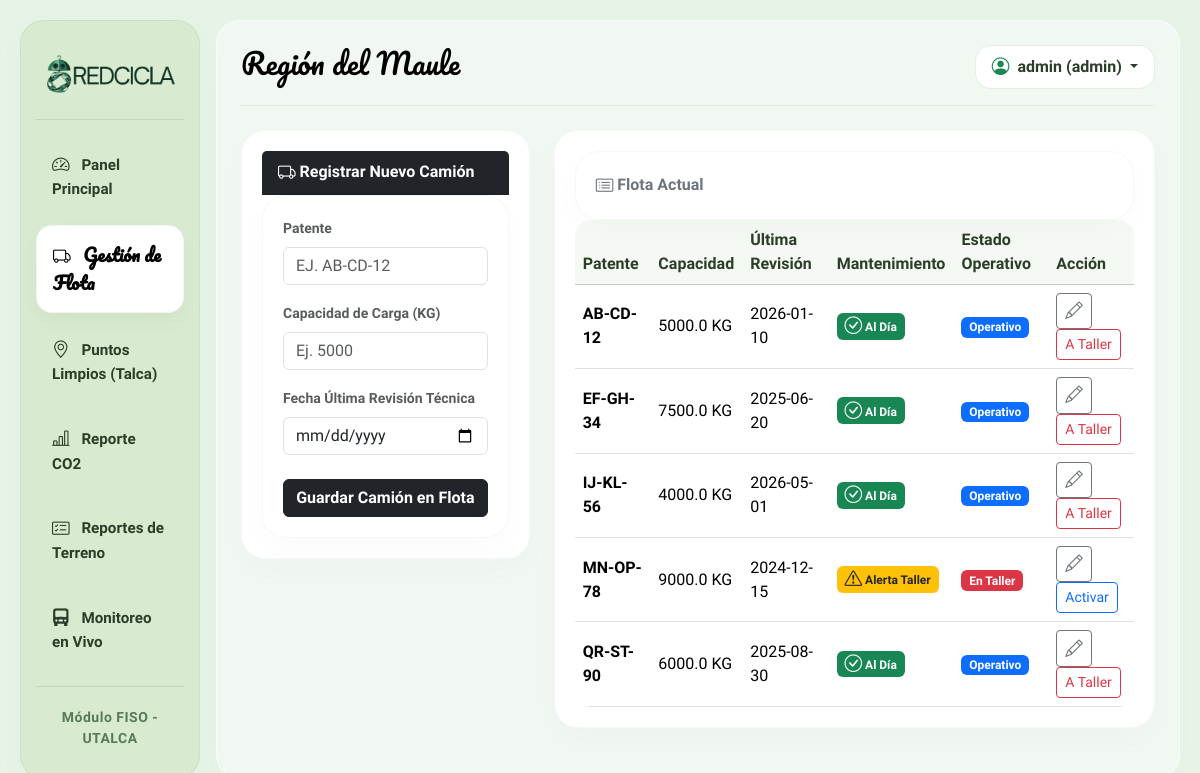
Before: /flota (signed in) with the older database file.
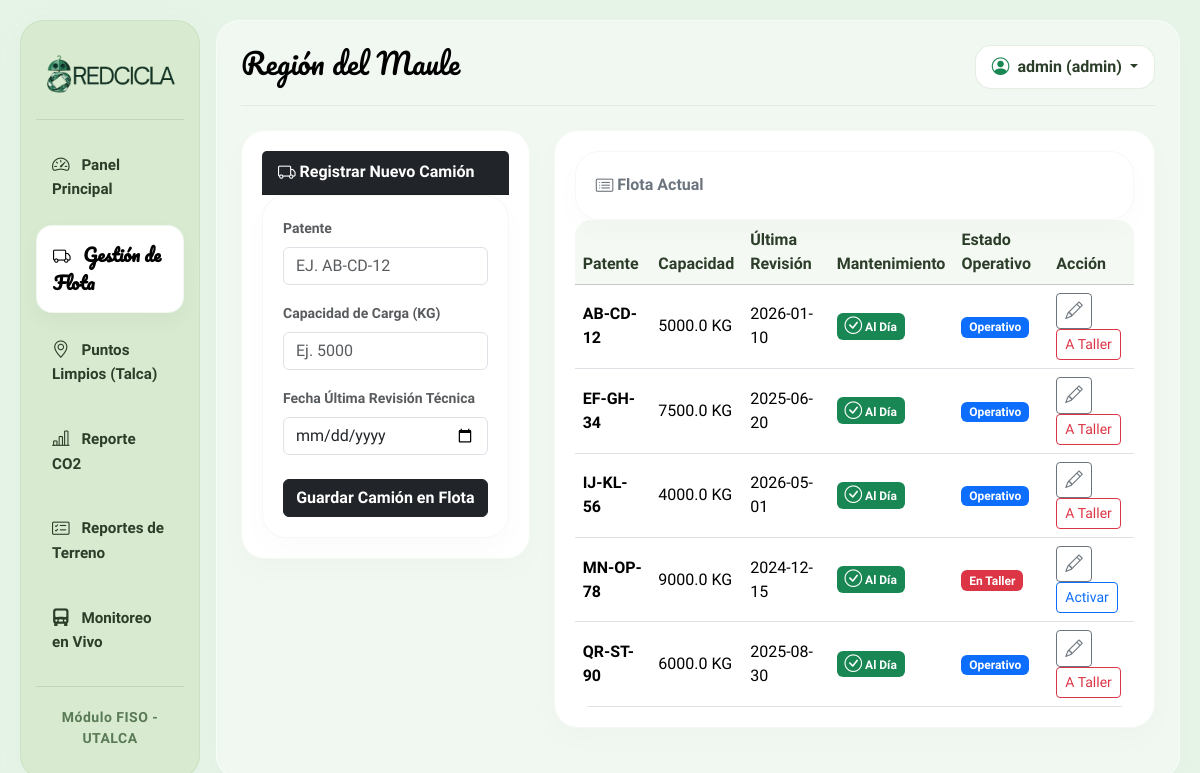
After: the same page with the newer database file.
### tables this page shows
CREATE TABLE camiones (
        id INTEGER PRIMARY KEY AUTOINCREMENT, patente TEXT UNIQUE NOT NULL, capacidad_carga REAL,
        ultima_revision TEXT, estado INTEGER DEFAULT 1, alerta INTEGER DEFAULT 0);

### main.py (the view)
@app.route('/flota')
def gestion_flota():
    if 'usuario_nombre' not in session:
        return redirect(url_for('login'))
    conexion = sqlite3.connect(DB_PATH)
    cursor = conexion.cursor()
    cursor.execute("SELECT id, ultima_revision FROM camiones")
    camiones_revision = cursor.fetchall()
    hoy = datetime.now()
    for camion in camiones_revision:
        id_camion = camion[0]
        fecha_rev_str = camion[1]
        try:
            fecha_rev = datetime.strptime(fecha_rev_str, "%Y-%m-%d")
            dias_pasados = (hoy - fecha_rev).days
            nueva_alerta = 1 if dias_pasados >= 365 else 0
            cursor.execute("UPDATE camiones SET alerta = ? WHERE id = ?", (nueva_alerta, id_camion))
        except Exception as e:
            pass # Por si un camión tiene la fecha en blanco o mal escrita
    conexion.commit()
    cursor.execute("SELECT id, patente, capacidad_carga, ultima_revision, estado, alerta FROM camiones ORDER BY patente")
    lista_camiones = cursor.fetchall()
    conexion.close()
    return render_template('flota.html', camiones=lista_camiones)

### templates/flota.html (shortened to what this page needs)
{% extends 'base.html' %}
{% block content %}
<div class="row">
    <div class="col-md-4">
        <div class="card border-0 shadow-sm">
            <div class="card-header bg-dark text-white fw-bold">
                <i class="bi bi-truck"></i> Registrar Nuevo Camión
            </div>
            <div class="card-body bg-white">
                <form action="/flota/crear" method="POST">
                    <div class="mb-3">
                        <label class="form-label small text-muted fw-bold">Patente</label>
                        <input type="text" name="patente" class="form-control" required placeholder="Ej. AB-CD-12" style="text-transform: uppercase;">
                    </div>
                    <div class="mb-3">
                        <label class="form-label small text-muted fw-bold">Capacidad de Carga (KG)</label>
                        <input type="number" step="0.1" name="capacidad" class="form-control" required placeholder="Ej. 5000">
                    </div>
                    <div class="mb-4">
                        <label class="form-label small text-muted fw-bold">Fecha Última Revisión Técnica</label>
                        <input type="date" name="revision" class="form-control" required>
                    </div>
                    <button type="submit" class="btn btn-dark w-100 fw-bold">Guardar Camión en Flota</button>
                </form>
            </div>
        </div>
    </div>
    <div class="col-md-8">
        <div class="card border-0 shadow-sm">
            <div class="card-header bg-white fw-bold text-secondary">
                <i class="bi bi-card-list"></i> Flota Actual
            </div>
            <div class="table-responsive">
                <table class="table table-hover align-middle mb-0">
                    <thead class="table-light">
                        <tr>
                            <th>Patente</th>
                            <th>Capacidad</th>
                            <th>Última Revisión</th>
                            <th>Mantenimiento</th>
                            <th>Estado Operativo</th>
                            <th>Acción</th>
                        </tr>
                    </thead>
                    <tbody>
                        {% for c in camiones %}
                        <tr>
                            <td class="fw-bold">{{ c[1] }}</td>
                            <td>{{ c[2] }} KG</td>
                            <td>{{ c[3] }}</td>
                            <td>
                                {% if c[5] == 1 %}
                                    <span class="badge bg-warning text-dark"><i class="bi bi-exclamation-triangle"></i> Alerta Taller</span>
                                {% else %}
                                    <span class="badge bg-success"><i class="bi bi-check-circle"></i> Al Día</span>
                                {% endif %}
                            </td>
                            <td>
                                {% if c[4] == 1 %}
                                    <span class="badge bg-primary">Operativo</span>
                                {% else %}
                                    <span class="badge bg-danger">En Taller</span>
                                {% endif %}
                            </td>
                            <td>
                                <button type="button" class="btn btn-sm btn-outline-secondary me-1" data-bs-toggle="modal" data-bs-target="#modalEditarCamion{{ c[0] }}" title="Editar datos">
                                    <i class="bi bi-pencil"></i>
                                </button>
                                <form action="/flota/estado/{{ c[0] }}" method="POST" style="display:inline;">
                                    {% if c[4] == 1 %}
                                        <button type="submit" class="btn btn-sm btn-outline-danger" title="Mandar a Taller">A Taller</button>
                                    {% else %}
                                        <button type="submit" class="btn btn-sm btn-outline-primary" title="Poner Operativo">Activar</button>
                                    {% endif %}
                                </form>
                                </td>
                        </tr>
                        {% endfor %}
                    </tbody>
                </table>
            </div>
        </div>
    </div>
</div>
{% endblock %}

### templates/base.html (shortened to what this page needs)
<!DOCTYPE html>
<html lang="es">
<head>
    <link href="https://cdn.jsdelivr.net/npm/bootstrap@5.3.2/dist/css/bootstrap.min.css" rel="stylesheet">
    <link rel="stylesheet" href="https://cdn.jsdelivr.net/npm/bootstrap-icons@1.11.1/font/bootstrap-icons.css">
</head>
<body>
    <div class="container-fluid main-wrapper">
        <div class="row g-3">
            <div class="col-md-3 col-lg-2">
                <div class="sidebar d-flex flex-column h-100">
                    <div class="text-center my-2">
                        <img src="{{ url_for('static', filename='images/LOGO_TEXTO_BESIDE.png') }}"
                             alt="Logo RedCicla"
                             class="img-fluid px-2"
                             style="max-height: 52px; object-fit: contain;">
                    </div>
                    <hr style="opacity: 0.1; background-color: var(--color-primary-green);">
                    <ul class="nav nav-pills flex-column mb-auto gap-2">
                        <li>
                            <a href="/" class="nav-link p-3 {% if request.path == '/' %}nav-active{% endif %}">
                                <i class="bi bi-speedometer2 me-2"></i> Panel Principal
                            </a>
                        </li>
                        <li>
                            <a href="/flota" class="nav-link p-3 {% if request.path == '/flota' %}nav-active{% endif %}">
                                <i class="bi bi-truck me-2"></i> Gestión de Flota
                            </a>
                        </li>
                        <li>
                            <a href="/puntos" class="nav-link p-3 {% if request.path == '/puntos' %}nav-active{% endif %}">
                                <i class="bi bi-geo-alt me-2"></i> Puntos Limpios (Talca)
                            </a>
                        </li>
                        <li>
                            <a href="/reporte-co2" class="nav-link p-3 {% if request.path == '/reporte-co2' %}nav-active{% endif %}">
                                <i class="bi bi-bar-chart-line me-2"></i> Reporte CO2
                            </a>
                        </li>
                        <li>
                            <a href="{{ url_for('reportes_terreno') }}" class="nav-link p-3 {% if request.path == '/reportes-terreno' %}nav-active{% endif %}">
                                <i class="bi bi-card-checklist me-2"></i> Reportes de Terreno
                            </a>
                        </li>
                        <li>
                            <a href="{{ url_for('monitoreo_rutas') }}" class="nav-link p-3 {% if request.path == '/monitoreo' %}nav-active{% endif %}">
                                <i class="bi bi-truck-front-fill me-2"></i> Monitoreo en Vivo
                            </a>
                        </li>
                    </ul>
                    <hr style="opacity: 0.1; background-color: var(--color-primary-green);">
                    <div class="small text-center brand-footer py-1">Módulo FISO - UTALCA</div>
                </div>
            </div>
            <div class="col-md-9 col-lg-10">
                <div class="h-100 p-4" style="background-color: rgba(255, 255, 255, 0.4); border-radius: var(--ios-bubble-radius); border: 1px solid rgba(255,255,255,0.5); box-shadow: 0 15px 35px rgba(0,0,0,0.01);">
                    <div class="d-flex justify-content-between align-items-center mb-4 pb-3 border-bottom" style="border-color: rgba(121, 174, 111, 0.15) !important;">
                        <h2 class="section-title">Región del Maule</h2>
                        <div class="dropdown">
                            <button class="btn btn-profile dropdown-toggle fw-bold px-3 py-2" type="button" data-bs-toggle="dropdown">
                                <i class="bi bi-person-circle me-1 text-success"></i> {{ session.get('usuario_nombre') }} ({{ session.get('usuario_rol') }})
                            </button>
                        </div>
                    </div>
                    {% block content %}
                    {% endblock %}
                </div>
            </div>
        </div>
    </div>
</body>
</html>

### templates/base.html (style rules this page uses)
:root { --color-bg-light: #e6f4e8; --color-sidebar-combine: #d8ebd0; --color-primary-green: #79AE6F; --color-bubble-bg: #ffffff; --color-dark: #000000; --color-red: #b21c19; --ios-bubble-radius: 24px; --ios-pill-radius: 16px; }
body { font-family: 'Quicksand', sans-serif; background-color: var(--color-bg-light); min-height: 100vh; color: #1c1c1e; overflow-x: hidden; }
.main-wrapper { padding: 20px; min-height: 100vh; }
.sidebar { background-color: var(--color-sidebar-combine) !important; border-radius: var(--ios-bubble-radius); box-shadow: 0 8px 32px rgba(121, 174, 111, 0.05); border: 1px solid rgba(121, 174, 111, 0.15); padding: 25px 15px; }
.sidebar a { color: #2c3e29; text-decoration: none; font-weight: 700; font-size: 0.95rem; border-radius: var(--ios-pill-radius) !important; transition: all 0.25s cubic-bezier(0.4, 0, 0.2, 1); }
.nav-active { background-color: var(--color-bubble-bg) !important; color: var(--color-dark) !important; font-family: 'Pacifico', cursive; font-size: 1.1rem !important; box-shadow: 0 8px 20px rgba(0, 0, 0, 0.04); border: 1px solid rgba(121, 174, 111, 0.1); }
.brand-footer { font-weight: 700; color: #5a7a55; letter-spacing: 0.5px; }
.section-title { font-family: 'Pacifico', cursive; color: var(--color-dark); font-size: 1.8rem; }
.btn-profile { border: 1px solid rgba(121, 174, 111, 0.2) !important; color: #2c3e29 !important; background-color: var(--color-bubble-bg); border-radius: var(--ios-pill-radius); font-weight: 600; transition: all 0.2s ease; }
.card, .bg-white { background-color: var(--color-bubble-bg) !important; border-radius: var(--ios-bubble-radius) !important; border: 1px solid rgba(121, 174, 111, 0.08) !important; box-shadow: 0 10px 30px rgba(0, 0, 0, 0.02) !important; padding: 20px; animation: fadeInUp 0.4s cubic-bezier(0.16, 1, 0.3, 1) both; }
.bi { font-size: 1.1rem; vertical-align: -1px; }
.table-responsive { border-radius: var(--ios-pill-radius); overflow: hidden; }
.table { margin-bottom: 0; --bs-table-bg: var(--color-bubble-bg) !important; }
.table-light { --bs-table-bg: #f4f9f3 !important; --bs-table-color: #2c3e29 !important; }

Changed rows visible on the page:
changed camiones "MN-OP-78": alerta "Alerta Taller" → "Al Día"
